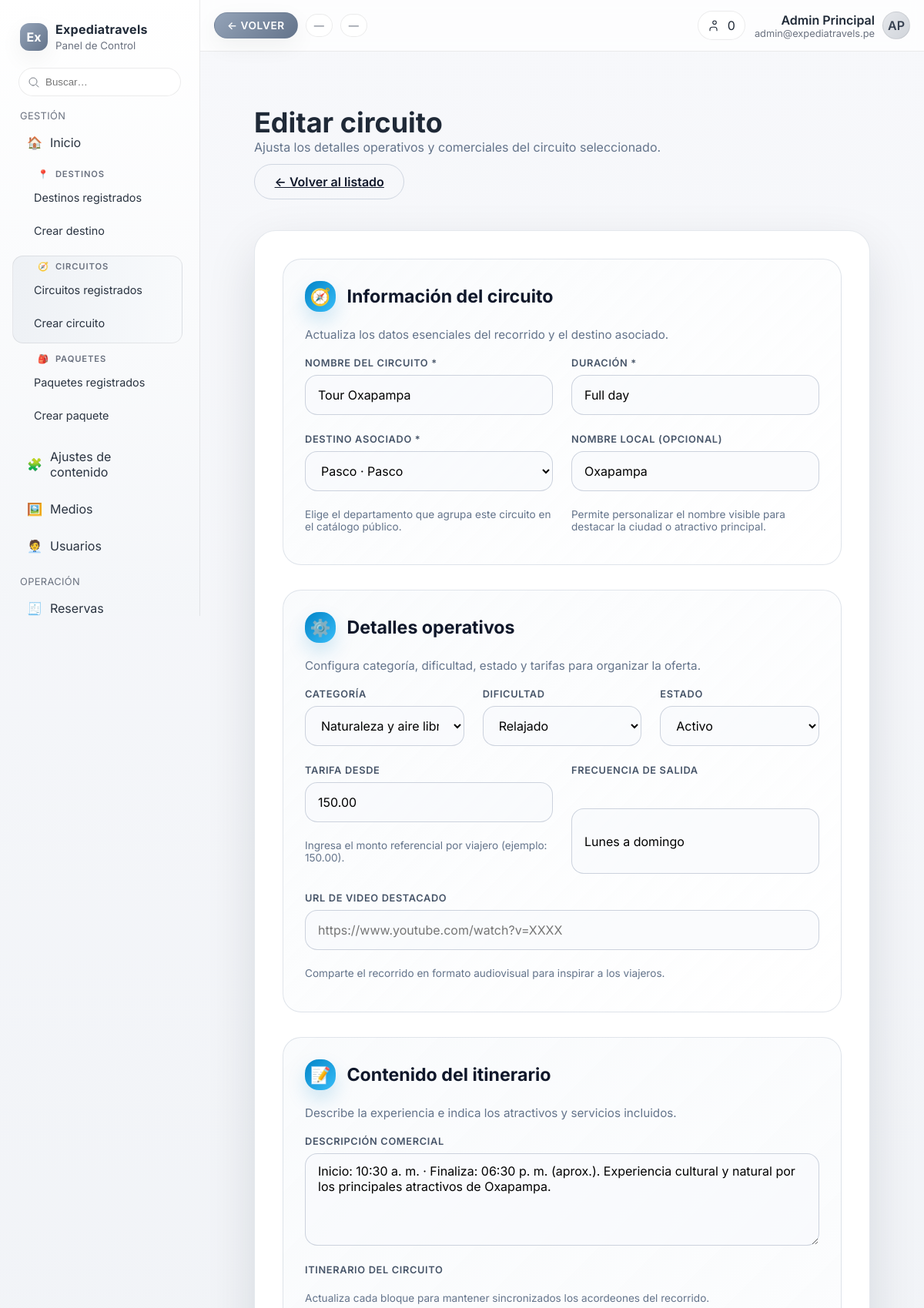
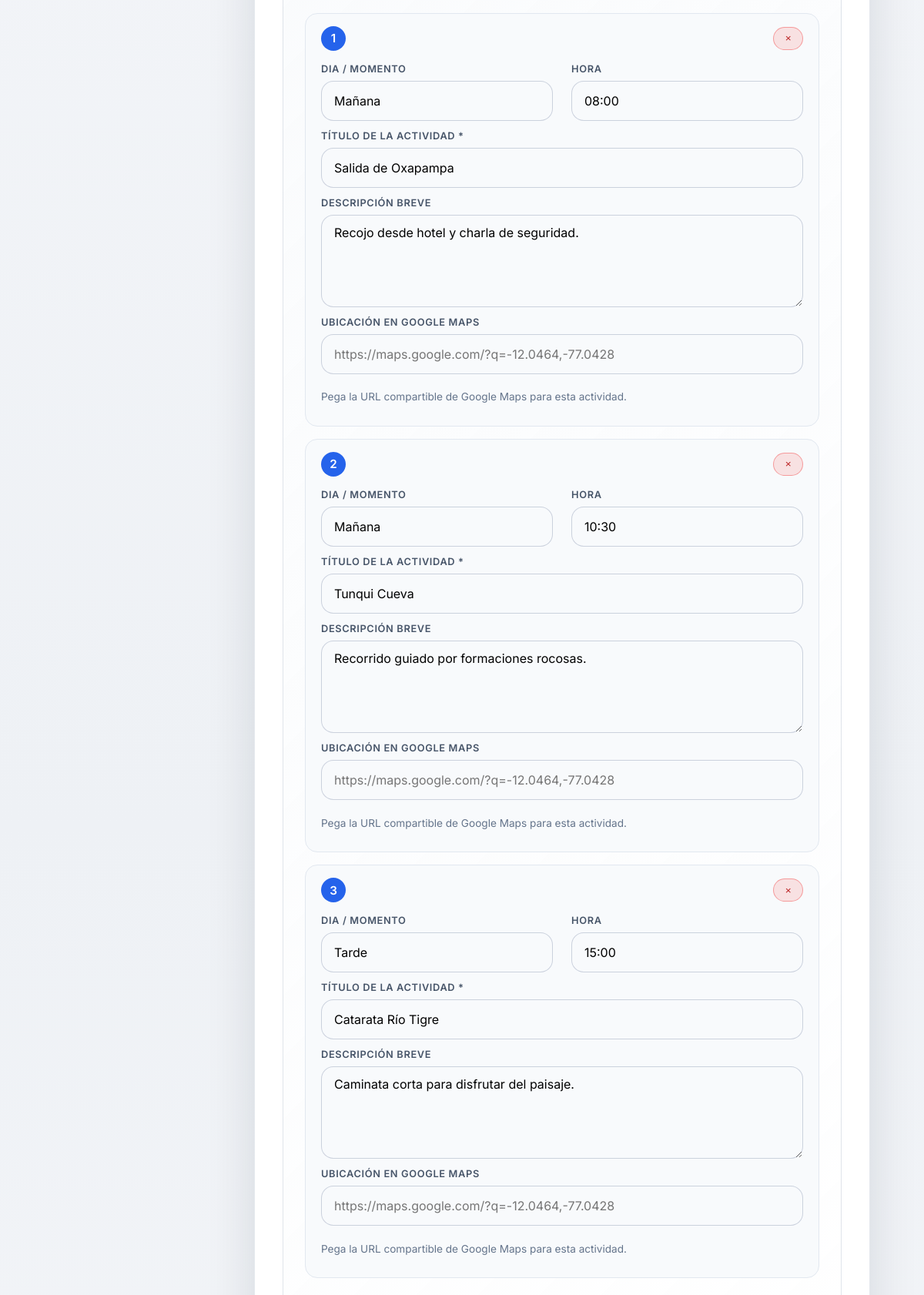
/administracion/editar_circuito.php?id=2 (upper part), run on the app's committed database (2 pictures, top to bottom).
### tables this page shows
CREATE TABLE circuitos (
    id INT AUTO_INCREMENT PRIMARY KEY,
    destino_id INT DEFAULT NULL,
    destino_personalizado VARCHAR(150) DEFAULT NULL,
    nombre VARCHAR(150) NOT NULL,
    duracion VARCHAR(80) NOT NULL,
    precio DECIMAL(10, 2) DEFAULT NULL,
    categoria ENUM('naturaleza', 'cultural', 'aventura', 'gastronomico', 'bienestar') NOT NULL DEFAULT 'naturaleza',
    dificultad ENUM('relajado', 'moderado', 'intenso') NOT NULL DEFAULT 'relajado',
    frecuencia VARCHAR(120) DEFAULT NULL,
    estado ENUM('borrador', 'activo', 'inactivo') NOT NULL DEFAULT 'borrador',
    descripcion TEXT,
    puntos_interes JSON DEFAULT NULL,
    servicios JSON DEFAULT NULL,
    imagen_portada VARCHAR(255) DEFAULT NULL,
    imagen_destacada VARCHAR(255) DEFAULT NULL,
    galeria JSON DEFAULT NULL,
    video_destacado_url VARCHAR(255) DEFAULT NULL,
    creado_en TIMESTAMP DEFAULT CURRENT_TIMESTAMP,
    actualizado_en TIMESTAMP DEFAULT CURRENT_TIMESTAMP ON UPDATE CURRENT_TIMESTAMP,
    FOREIGN KEY (destino_id) REFERENCES destinos(id) ON DELETE SET NULL
);

CREATE TABLE destinos (
    id INT AUTO_INCREMENT PRIMARY KEY,
    nombre VARCHAR(120) NOT NULL,
    descripcion TEXT,
    tagline VARCHAR(180) DEFAULT NULL,
    lat DECIMAL(10, 7),
    lon DECIMAL(10, 7),
    imagen VARCHAR(255),
    imagen_destacada VARCHAR(255) DEFAULT NULL,
    region VARCHAR(120),
    galeria JSON DEFAULT NULL,
    video_destacado_url VARCHAR(255) DEFAULT NULL,
    tags JSON DEFAULT NULL,
    estado ENUM('activo', 'oculto', 'borrador') NOT NULL DEFAULT 'activo',
    mostrar_en_buscador TINYINT(1) NOT NULL DEFAULT 1,
    mostrar_en_explorador TINYINT(1) NOT NULL DEFAULT 1,
    creado_en TIMESTAMP DEFAULT CURRENT_TIMESTAMP,
    actualizado_en TIMESTAMP DEFAULT CURRENT_TIMESTAMP ON UPDATE CURRENT_TIMESTAMP
);

CREATE TABLE circuito_itinerarios (
    id INT AUTO_INCREMENT PRIMARY KEY,
    circuito_id INT NOT NULL,
    orden INT NOT NULL,
    dia VARCHAR(80) DEFAULT NULL,
    hora VARCHAR(40) DEFAULT NULL,
    titulo VARCHAR(180) NOT NULL,
    descripcion TEXT DEFAULT NULL,
    ubicacion_maps VARCHAR(255) DEFAULT NULL,
    creado_en TIMESTAMP DEFAULT CURRENT_TIMESTAMP,
    actualizado_en TIMESTAMP DEFAULT CURRENT_TIMESTAMP ON UPDATE CURRENT_TIMESTAMP,
    FOREIGN KEY (circuito_id) REFERENCES circuitos(id) ON DELETE CASCADE,
    INDEX idx_circuito_itinerarios_circuito (circuito_id, orden)
);

### administracion/editar_circuito.php (the view, shortened to what the rows shown need)
<?php
require_once __DIR__ . '/includes/circuitos_util.php';
$errores = [];
$destinosPredeterminados = require __DIR__ . '/../app/configuracion/destinos_predeterminados.php';
$circuitosPredeterminados = require __DIR__ . '/../app/configuracion/circuitos_predeterminados.php';
$serviciosPredeterminados = require __DIR__ . '/../app/configuracion/servicios_circuito_predeterminados.php';
$destinosDisponibles = cargarDestinosDisponibles($destinosPredeterminados, $errores);
$circuitos = cargarCircuitos($circuitosPredeterminados, $destinosDisponibles, $errores);
$serviciosDisponibles = cargarServiciosDisponibles($serviciosPredeterminados, $errores);
$categoriasPermitidas = [
    'naturaleza' => 'Naturaleza y aire libre',
    'cultural' => 'Cultural e histórico',
    'aventura' => 'Aventura y adrenalina',
    'gastronomico' => 'Gastronómico',
    'bienestar' => 'Bienestar y relajación',
];
$dificultadesPermitidas = [
    'relajado' => 'Relajado',
    'moderado' => 'Moderado',
    'intenso' => 'Intenso',
];
$estadosPermitidos = [
    'activo' => 'Activo',
    'borrador' => 'Borrador',
    'inactivo' => 'Inactivo',
];
$circuitoId = isset($_GET['id']) ? (int) $_GET['id'] : 0;
$circuitoSeleccionado = obtenerCircuitoPorId($circuitoId, $destinosDisponibles, $circuitosPredeterminados, $errores);
$datos = [
    'nombre' => $circuitoSeleccionado['nombre'] ?? '',
    'destino_id' => $circuitoSeleccionado['destino']['id'] ?? 0,
    'destino_personalizado' => $circuitoSeleccionado['destino']['personalizado'] ?? '',
    'duracion' => $circuitoSeleccionado['duracion'] ?? '',
    'precio' => $circuitoSeleccionado['precio'] !== null ? number_format((float) $circuitoSeleccionado['precio'], 2, '.', '') : '',
    'categoria' => $circuitoSeleccionado['categoria'] ?? 'naturaleza',
    'dificultad' => $circuitoSeleccionado['dificultad'] ?? 'relajado',
    'frecuencia' => $circuitoSeleccionado['frecuencia'] ?? '',
    'estado' => $circuitoSeleccionado['estado'] ?? 'borrador',
    'descripcion' => $circuitoSeleccionado['descripcion'] ?? '',
    'itinerario' => $circuitoSeleccionado['itinerario'] ?? [],
    'servicios_incluidos_ids' => $circuitoSeleccionado['servicios_incluidos_ids'] ?? [],
    'servicios_excluidos_ids' => $circuitoSeleccionado['servicios_excluidos_ids'] ?? [],
    'imagen_portada' => $circuitoSeleccionado['imagen_portada'] ?? '',
    'imagen_destacada' => $circuitoSeleccionado['imagen_destacada'] ?? '',
    'galeria' => $circuitoSeleccionado['galeria'] ?? [],
    'video_destacado_url' => $circuitoSeleccionado['video_destacado_url'] ?? '',
];
require __DIR__ . '/plantilla/cabecera.php';
?>
<div class="admin-wrapper">
    <header class="admin-header">
        <div>
            <h1>Editar circuito</h1>
        </div>
    </header>
    <section class="admin-card">
        <form method="post" class="admin-form">
            <div class="admin-section">
                <h2 class="admin-section__title">
                    <span class="admin-section__icon" aria-hidden="true">🧭</span>
                    <span>Información del circuito</span>
                </h2>
                <div class="admin-section__content admin-grid">
                    <div class="admin-grid two-columns">
                        <div class="admin-field">
                            <label for="nombre">Nombre del circuito *</label>
                            <input type="text" id="nombre" name="nombre" required value="<?= htmlspecialchars($datos['nombre'], ENT_QUOTES, 'UTF-8'); ?>" placeholder="Full day Pozuzo" />
                        </div>
                        <div class="admin-field">
                            <label for="duracion">Duración *</label>
                            <input type="text" id="duracion" name="duracion" required value="<?= htmlspecialchars($datos['duracion'], ENT_QUOTES, 'UTF-8'); ?>" placeholder="2 días / 1 noche" />
                        </div>
                    </div>
                    <div class="admin-grid two-columns">
                        <div class="admin-field">
                            <label for="destino_id">Destino asociado *</label>
                            <select id="destino_id" name="destino_id">
                                <?php foreach ($destinosDisponibles as $destinoId => $destino): ?>
                                    <option value="<?= (int) $destinoId; ?>" <?= $datos['destino_id'] === (int) $destinoId ? 'selected' : ''; ?>><?= htmlspecialchars($destino['nombre'] . ' · ' . $destino['region'], ENT_QUOTES, 'UTF-8'); ?></option>
                                <?php endforeach; ?>
                            </select>
                            <p class="admin-help">Elige el departamento que agrupa este circuito en el catálogo público.</p>
                        </div>
                        <div class="admin-field">
                            <label for="destino_personalizado">Nombre local (opcional)</label>
                            <input type="text" id="destino_personalizado" name="destino_personalizado" value="<?= htmlspecialchars($datos['destino_personalizado'], ENT_QUOTES, 'UTF-8'); ?>" placeholder="Oxapampa, Perené, etc." />
                            <p class="admin-help">Permite personalizar el nombre visible para destacar la ciudad o atractivo principal.</p>
                        </div>
                    </div>
                </div>
            </div>
            <div class="admin-section">
                <h2 class="admin-section__title">
                    <span class="admin-section__icon" aria-hidden="true">⚙️</span>
                    <span>Detalles operativos</span>
                </h2>
                <div class="admin-section__content admin-grid">
                    <div class="admin-grid three-columns">
                        <div class="admin-field">
                            <label for="categoria">Categoría</label>
                            <select id="categoria" name="categoria">
                                <?php foreach ($categoriasPermitidas as $clave => $etiqueta): ?>
                                    <option value="<?= htmlspecialchars($clave, ENT_QUOTES, 'UTF-8'); ?>" <?= $datos['categoria'] === $clave ? 'selected' : ''; ?>><?= htmlspecialchars($etiqueta, ENT_QUOTES, 'UTF-8'); ?></option>
                                <?php endforeach; ?>
                            </select>
                        </div>
                        <div class="admin-field">
                            <label for="dificultad">Dificultad</label>
                            <select id="dificultad" name="dificultad">
                                <?php foreach ($dificultadesPermitidas as $clave => $etiqueta): ?>
                                    <option value="<?= htmlspecialchars($clave, ENT_QUOTES, 'UTF-8'); ?>" <?= $datos['dificultad'] === $clave ? 'selected' : ''; ?>><?= htmlspecialchars($etiqueta, ENT_QUOTES, 'UTF-8'); ?></option>
                                <?php endforeach; ?>
                            </select>
                        </div>
                        <div class="admin-field">
                            <label for="estado">Estado</label>
                            <select id="estado" name="estado">
                                <?php foreach ($estadosPermitidos as $clave => $etiqueta): ?>
                                    <option value="<?= htmlspecialchars($clave, ENT_QUOTES, 'UTF-8'); ?>" <?= $datos['estado'] === $clave ? 'selected' : ''; ?>><?= htmlspecialchars($etiqueta, ENT_QUOTES, 'UTF-8'); ?></option>
                                <?php endforeach; ?>
                            </select>
                        </div>
                    </div>
                    <div class="admin-grid two-columns">
                        <div class="admin-field">
                            <label for="precio">Tarifa desde</label>
                            <input type="text" id="precio" name="precio" value="<?= htmlspecialchars($datos['precio'], ENT_QUOTES, 'UTF-8'); ?>" placeholder="150.00" />
                            <p class="admin-help">Ingresa el monto referencial por viajero (ejemplo: 150.00).</p>
                        </div>
                        <div class="admin-field">
                            <label for="frecuencia">Frecuencia de salida</label>
                            <input type="text" id="frecuencia" name="frecuencia" value="<?= htmlspecialchars($datos['frecuencia'], ENT_QUOTES, 'UTF-8'); ?>" placeholder="Diario / fines de semana" />
                        </div>
                    </div>
                </div>
            </div>
            <div class="admin-section">
                <h2 class="admin-section__title">
                    <span class="admin-section__icon" aria-hidden="true">📝</span>
                    <span>Contenido del itinerario</span>
                </h2>
                <div class="admin-section__content admin-grid">
                    <div class="admin-field">
                        <label for="descripcion">Descripción comercial</label>
                        <textarea id="descripcion" name="descripcion" rows="4" placeholder="Cuenta la historia del circuito, qué lugares cubre y la experiencia que ofrece."><?= htmlspecialchars($datos['descripcion'], ENT_QUOTES, 'UTF-8'); ?></textarea>
                    </div>
                    <div class="admin-field" data-itinerary-container>
                        <div class="itinerary-editor" data-itinerary-list>
                            <?php
                                $itinerarioActual = $datos['itinerario'];
                            ?>
                            <?php foreach ($itinerarioActual as $indice => $paso): ?>
                                <div class="itinerary-item" data-itinerary-item>
                                    <header class="itinerary-item__header">
                                        <span class="itinerary-item__index" data-itinerary-index><?= $indice + 1; ?></span>
                                        <button type="button" class="admin-chip admin-chip--danger" data-itinerary-remove aria-label="Eliminar bloque">×</button>
                                    </header>
                                    <div class="admin-grid two-columns">
                                        <div class="admin-field">
                                            <label>Dia / momento</label>
                                            <input type="text" name="itinerario[dia][]" value="<?= htmlspecialchars((string) ($paso['dia'] ?? ''), ENT_QUOTES, 'UTF-8'); ?>" placeholder="Día 1 · Mañana" />
                                        </div>
                                        <div class="admin-field">
                                            <label>Hora</label>
                                            <input type="text" name="itinerario[hora][]" value="<?= htmlspecialchars((string) ($paso['hora'] ?? ''), ENT_QUOTES, 'UTF-8'); ?>" placeholder="08:30" />
                                        </div>
                                    </div>
                                    <div class="admin-field">
                                        <label>Título de la actividad *</label>
                                        <input type="text" name="itinerario[titulo][]" value="<?= htmlspecialchars((string) ($paso['titulo'] ?? ''), ENT_QUOTES, 'UTF-8'); ?>" placeholder="Visita a Tunqui Cueva" />
                                    </div>
                                    <div class="admin-field">
                                        <label>Descripción breve</label>
                                        <textarea name="itinerario[descripcion][]" rows="2" placeholder="Recorrido guiado con cascos y linternas."><?= htmlspecialchars((string) ($paso['descripcion'] ?? ''), ENT_QUOTES, 'UTF-8'); ?></textarea>
                                    </div>
                                    <div class="admin-field">
                                        <label>Ubicación en Google Maps</label>
                                        <input type="url" name="itinerario[ubicacion_maps][]" value="<?= htmlspecialchars((string) ($paso['ubicacion_maps'] ?? ''), ENT_QUOTES, 'UTF-8'); ?>" placeholder="https://maps.google.com/?q=-12.0464,-77.0428" />
                                        <p class="admin-help">Pega la URL compartible de Google Maps para esta actividad.</p>
                                    </div>
                                </div>
                            <?php endforeach; ?>
                        </div>
                    </div>
                </div>
            </div>
        </form>
    </section>
</div>

### data on the page
circuitos: nombre "Tour Oxapampa", duracion "Full day", destino_id "Pasco · Pasco", destino_personalizado "Oxapampa", categoria "Naturaleza y aire libre", dificultad "Relajado", estado "Activo", precio "150.00", frecuencia "Lunes a domingo", descripcion "Inicio: 10:30 a. m. · Finaliza: 06:30 p. m. (aprox.). Experiencia cultural y natural por los principales atractivos de Oxapampa."
circuito_itinerarios: dia "Mañana", hora "08:00", titulo "Salida de Oxapampa", descripcion "Recojo desde hotel y charla de seguridad."
circuito_itinerarios: dia "Mañana", hora "10:30", titulo "Tunqui Cueva", descripcion "Recorrido guiado por formaciones rocosas."
circuito_itinerarios: dia "Tarde", hora "15:00", titulo "Catarata Río Tigre", descripcion "Caminata corta para disfrutar del paisaje."

### other printed values
$panelNombreAdmin "Admin Principal"
$panelCorreoAdmin "admin@expediatravels.pe"
$panelInicialesAdmin "AP"
